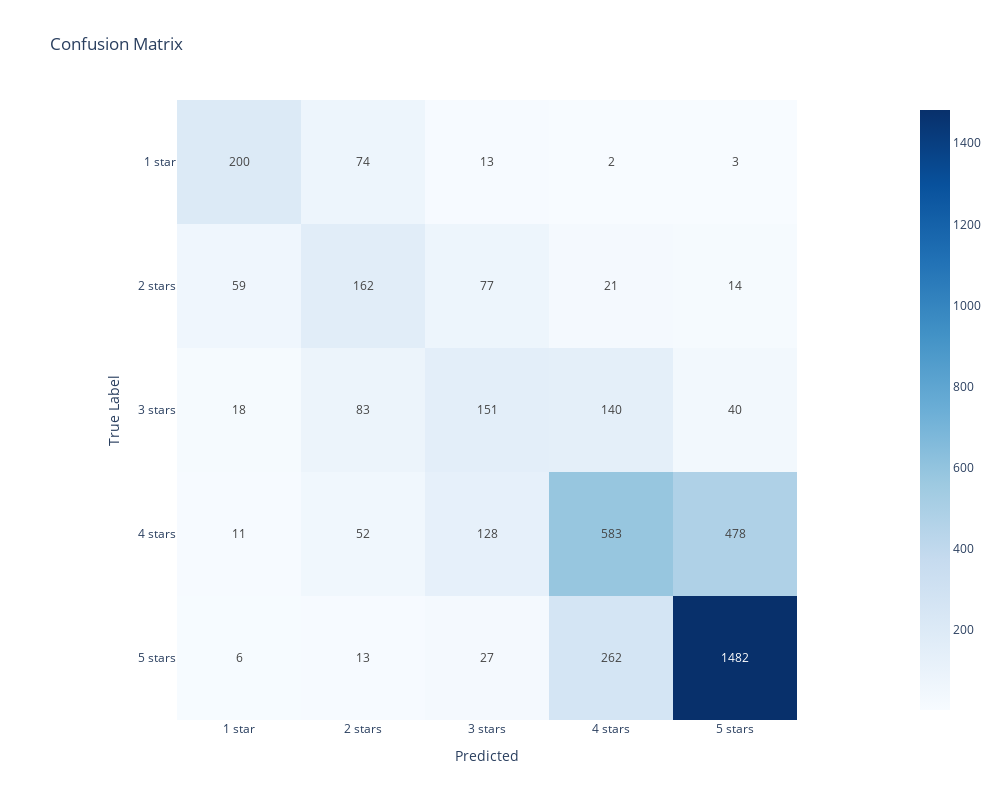

This figure's notebook cell:
### Code cell
# instantiate the Model class with text and labels (X and y), a logistic regression model and a tfidf vectorizer
model_clf2 = Model(X, y, LogisticRegression(class_weight='balanced', solver='liblinear'), TfidfVectorizer(preprocessor=preprocess_text), random_seed=42, test_size=0.2)

# fit the model
model_clf2.fit()

# predict and generate classification report
model_clf2.report(class_labels)

### Figure 1 — Plotly figure (JSON) as saved in the notebook; plotly's stock layout.template omitted (floating-point values rounded to 4 significant figures)
{"data": [{"coloraxis": "coloraxis", "hovertemplate": "Predicted: %{x}<br>True Label: %{y}<br>color: %{z}<extra></extra>", "name": "0", "texttemplate": "%{z}", "type": "heatmap", "x": ["1 star", "2 stars", "3 stars", "4 stars", "5 stars"], "xaxis": "x", "y": ["1 star", "2 stars", "3 stars", "4 stars", "5 stars"], "yaxis": "y", "z": [[200, 74, 13, 2, 3], [59, 162, 77, 21, 14], [18, 83, 151, 140, 40], [11, 52, 128, 583, 478], [6, 13, 27, 262, 1482]]}], "layout": {"coloraxis": {"colorscale": [[0, "rgb(247,251,255)"], [0.125, "rgb(222,235,247)"], [0.25, "rgb(198,219,239)"], [0.375, "rgb(158,202,225)"], [0.5, "rgb(107,174,214)"], [0.625, "rgb(66,146,198)"], [0.75, "rgb(33,113,181)"], [0.875, "rgb(8,81,156)"], [1, "rgb(8,48,107)"]]}, "height": 800, "title": {"text": "Confusion Matrix"}, "width": 1000, "xaxis": {"anchor": "y", "constrain": "domain", "domain": [0, 1], "scaleanchor": "y", "title": {"text": "Predicted"}}, "yaxis": {"anchor": "x", "autorange": "reversed", "constrain": "domain", "domain": [0, 1], "title": {"text": "True Label"}}}}
